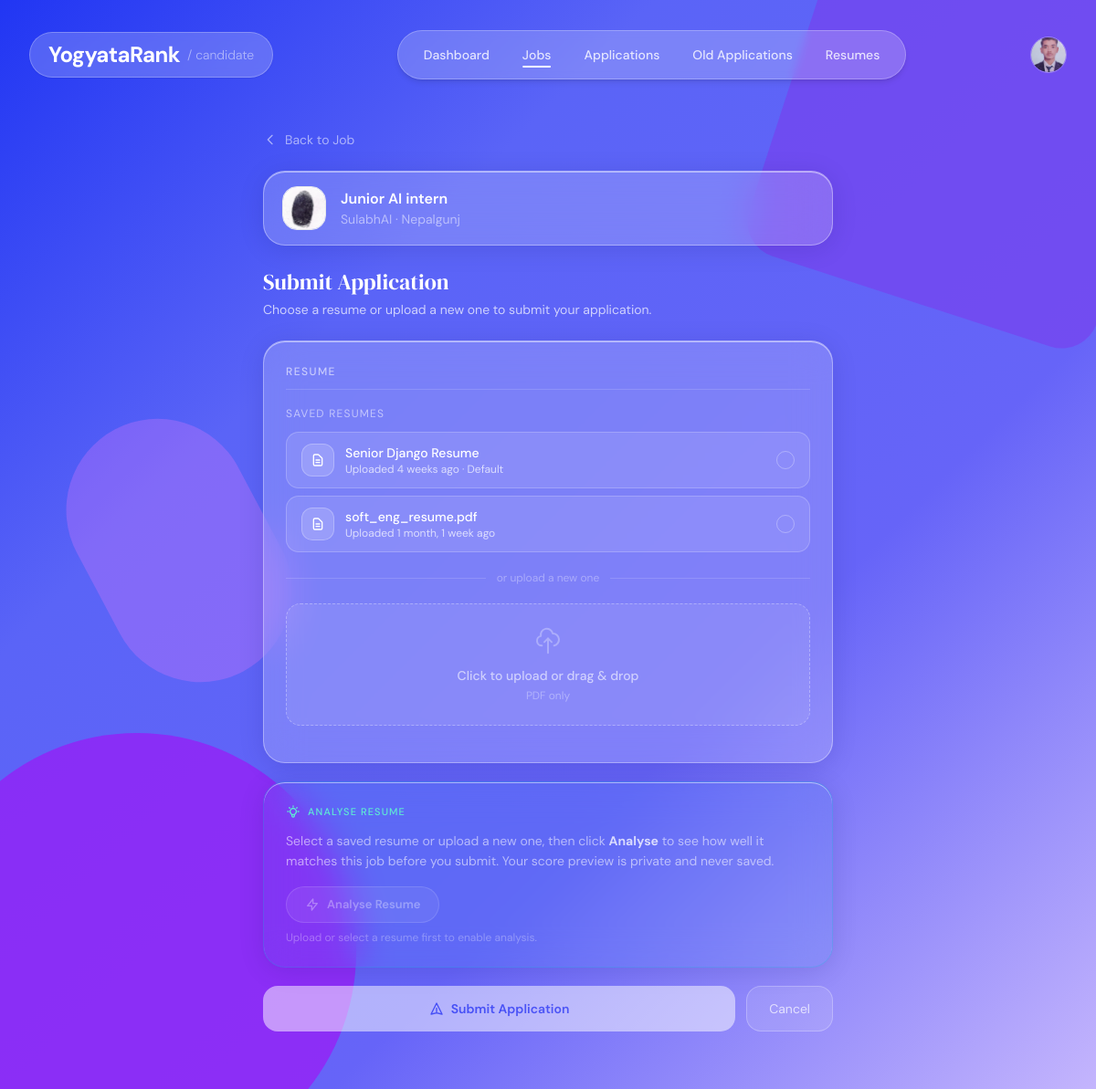
Page /applications/edit/1/ (signed in) on the earlier database version.
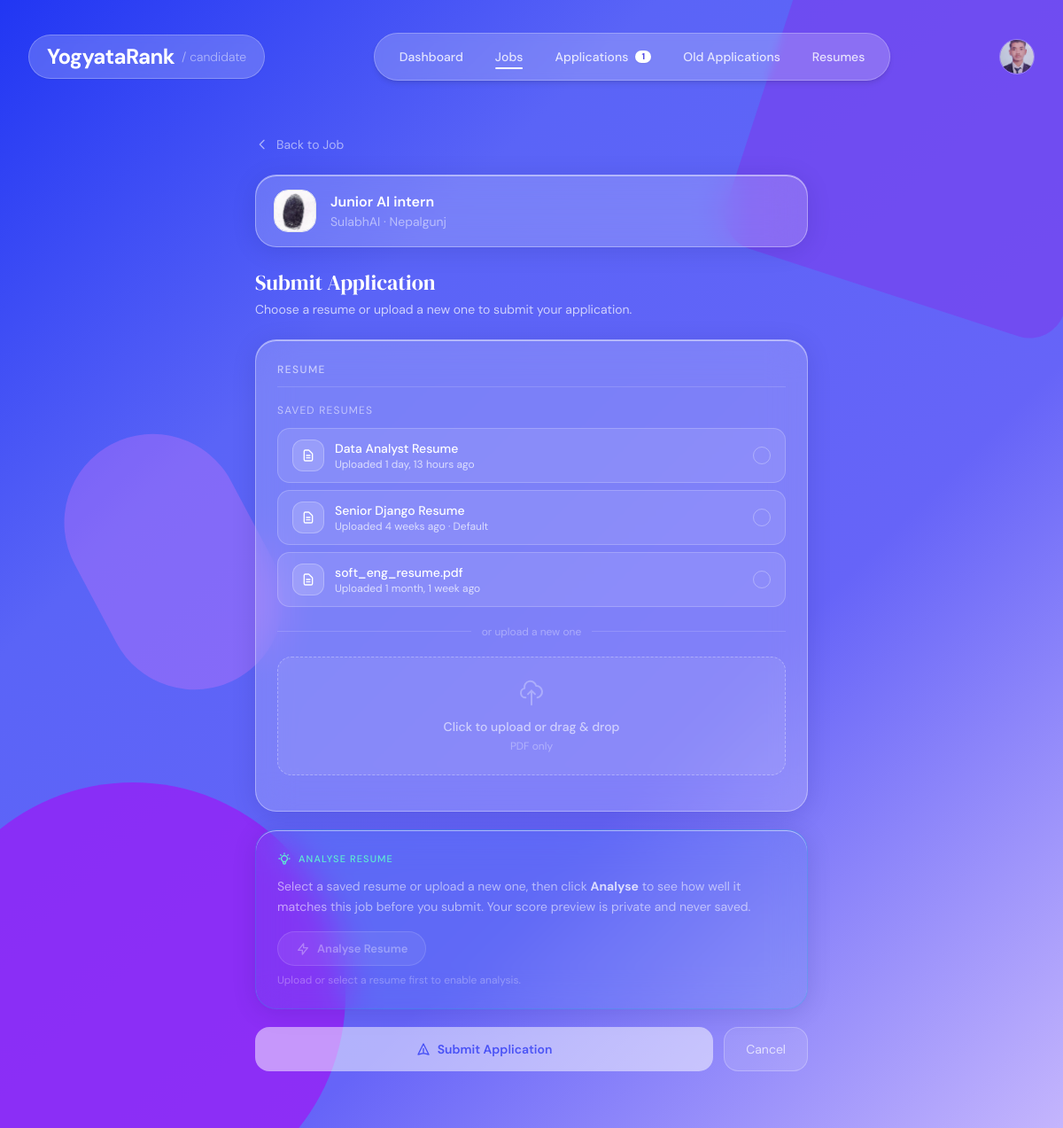
Same page on the later database version.
### applications/models.py (models this page shows, shortened)
class Resume(models.Model):
    candidate   = models.ForeignKey(
                    'accounts.CandidateProfile',
                    on_delete=models.CASCADE,
                    related_name="resumes",
                  )
    file        = models.FileField(upload_to="resumes/")
    label       = models.CharField(
                    max_length=100, blank=True,
                    help_text="Optional label, e.g. 'Software Engineer Resume v2'",
                  )
    uploaded_at = models.DateTimeField(auto_now_add=True)
    is_default  = models.BooleanField(default=False)
    class Meta:
        ordering = ["-uploaded_at"]
    @property
    def filename(self):
        return self.file.name.split("/")[-1]

### applications/views.py (the view)
# urls.py: path("edit/<int:application_id>/",       views.edit_application,         name="edit_application"),
@login_required
def edit_application(request, application_id):
    candidate = _get_candidate(request)
    if not candidate:
        messages.error(request, "Only candidate accounts can edit applications.")
        return redirect("company_dashboard")
    app = get_object_or_404(Application, id=application_id, candidate=candidate)
    allowed_statuses = [Application.Status.PENDING, Application.Status.REVIEWED, Application.Status.SHORTLISTED]
    if app.status not in allowed_statuses:
        messages.error(request, "Cannot edit this application at its current stage.")
        return redirect("application_list")
    job = app.job
    if request.method == "POST":
        form = ApplyJobForm(candidate, request.POST, request.FILES)
        if form.is_valid():
            existing = form.cleaned_data.get("existing_resume")
            new_file = form.cleaned_data.get("new_resume")
            if new_file:
                resume_obj = Resume.objects.create(
                    candidate=candidate,
                    file=new_file,
                    label=form.cleaned_data.get("resume_label") or "",
                )
            else:
                resume_obj = existing
            app.resume = resume_obj
            app.save(update_fields=['resume'])
            from screening.models import ScreeningResult
            from screening.utils import compute_match_score
            ScreeningResult.objects.filter(application=app).delete()
            sr = None
            try:
                hs_score = _parse_prescreen_score(request.POST.get("prescreen_score"))
                sr = ScreeningResult.objects.create(
                    application=app,
                    status=ScreeningResult.Status.PROCESSING,
                )
                if hs_score is not None:
                    sr.similarity_score    = float(hs_score)
                    sr.skill_score         = float(request.POST.get("prescreen_skill") or 0)
                    sr.experience_score    = float(request.POST.get("prescreen_exp") or 0)
                    sr.qualification_score = float(request.POST.get("prescreen_qual") or 0)
                    sr.cosine_score        = float(request.POST.get("prescreen_cos") or 0)
                    sr.extracted_skills    = ""
                    sr.matched_skills      = ""
                    sr.missing_skills      = ""
                    sr.summary             = "Pre-screened score updated via Edit."
                else:
                    score_data = compute_match_score(resume_obj.file, job)
                    sr.similarity_score    = score_data["score"]
                    sr.skill_score         = score_data.get("skill_score", 0)
                    sr.experience_score    = score_data.get("experience_score", 0)
                    sr.qualification_score = score_data.get("qualification_score", 0)
                    sr.cosine_score        = score_data.get("cosine_score", 0)
                    sr.extracted_skills    = score_data.get("extracted_skills", "")
                    sr.matched_skills      = score_data.get("matched_skills", "")
                    sr.missing_skills      = score_data.get("missing_skills", "")
                    sr.summary             = score_data.get("summary", "")
                sr.status              = ScreeningResult.Status.DONE
                sr.error_message       = ""
                sr.save()
                app.match_score = sr.similarity_score
                app.score_notes = sr.summary
                app.save(update_fields=["match_score", "score_notes"])
            except Exception as exc:
                if sr is not None:
                    try:
                        sr.status        = ScreeningResult.Status.FAILED
                        sr.error_message = str(exc)
                        sr.save(update_fields=["status", "error_message"])
                    except Exception:
                        pass
            messages.success(request, f'Application to "{job.title}" updated successfully!')
            return redirect("candidate_dashboard")
    else:
        init_data = {"existing_resume": app.resume.id} if app.resume else {}
        form = ApplyJobForm(candidate, initial=init_data)
    return render(request, "applications/apply_job.html", {
        "form":        form,
        "job":         job,
        "has_resumes": Resume.objects.filter(candidate=candidate).exists(),
        "is_edit": True,
        "application": app,
    })

### applications/context_processors.py (called while the page is built)
def active_applications_count(request):
    context = {}
    if not request.user.is_authenticated:
        return context
    from django.db.models import Q as _Q
    candidate = CandidateProfile.objects.filter(user=request.user).first()
    context['candidate'] = candidate
    if candidate:
        context['company'] = None
        today = date.today()
        count = (
            Application.objects
            .filter(candidate=candidate)
            .exclude(status__in=[
                Application.Status.WITHDRAWN,
                Application.Status.REJECTED,
            ])
            .exclude(job__deadline__lt=today)
            .count()
        )
        context['active_app_count'] = count
    else:
        from accounts.models import CompanyProfile
        company = CompanyProfile.objects.filter(user=request.user).first()
        context['company'] = company
    return context

### applications/views.py (called while the page is built)
def _get_candidate(request):
    return getattr(request.user, "candidateprofile", None)

### templates/applications/apply_job.html (shortened to what the changed rows need)
{% extends "candidate_base.html" %}
{% block main_content %}
<main class="max-w-2xl mx-auto px-4 md:px-6 pt-[12vh] pb-16 relative z-10">
  <div class="mb-6">
    <h1 class="font-serif-display text-2xl text-white">Submit Application</h1>
  </div>
  <form method="post" enctype="multipart/form-data" novalidate id="apply-form">
    <div class="flex flex-col gap-5">
      <div class="glass-card rounded-3xl p-6">
        {% if form.existing_resume.field.queryset.exists %}
        <div class="flex flex-col gap-2 mb-5" id="saved-resume-list">
          {% for resume in form.existing_resume.field.queryset %}
          <label class="resume-option flex items-center gap-3 {% if form.existing_resume.value == resume.pk|stringformat:'s' %}selected{% endif %}"
                 id="label-resume-{{ resume.pk }}">
            <div class="w-9 h-9 rounded-xl bg-white/15 border border-white/25 flex items-center justify-center shrink-0">
              <svg class="w-4 h-4 text-white" fill="none" stroke="currentColor" viewBox="0 0 24 24">
                <path stroke-linecap="round" stroke-linejoin="round" stroke-width="2"
                      d="M9 12h6m-6 4h6m2 5H7a2 2 0 01-2-2V5a2 2 0 012-2h5.586a1 1 0 01.707.293l5.414 5.414a1 1 0 01.293.707V19a2 2 0 01-2 2z"/>
              </svg>
            </div>
            <div class="flex-1 min-w-0">
              <p class="text-white text-sm font-medium truncate">{{ resume.label|default:resume.filename }}</p>
              <p class="text-white/70 text-xs">Uploaded {{ resume.uploaded_at|timesince }} ago{% if resume.is_default %} · Default{% endif %}</p>
            </div>
            <div id="check-{{ resume.pk }}"
                 class="w-5 h-5 rounded-full border border-white/30 flex items-center justify-center shrink-0
                        {% if form.existing_resume.value == resume.pk|stringformat:'s' %}bg-white/90{% endif %}">
            </div>
          </label>
          {% endfor %}
        </div>
        {% endif %}
      </div>
    </div>
  </form>
</main>
{% endblock %}

### templates/candidate_base.html (shortened to what this page needs)
{% load static tailwind_tags %}
<!DOCTYPE html>
<html lang="en">
<head>
  {% tailwind_css %}
</head>
<body class="min-h-screen">
  <div class="bg-canvas">
    <div class="shape-bl"></div>
    <div class="shape-tr"></div>
    <div class="shape-mid"></div>
  </div>
  {% block navbar %}
  <header class="fixed top-0 left-0 w-full z-50">
    <div class="w-full px-4 md:px-8 flex items-center justify-between h-[10vh]">
      <a href="{% url 'candidate_dashboard' %}"
         class="flex items-center gap-2 backdrop-blur-sm bg-white/20 border border-white/25 rounded-full px-3 md:px-5 py-2 shadow-sm hover:bg-white/25 transition-all">
        <span class="text-xl md:text-2xl text-white tracking-tight font-bold">YogyataRank</span>
        <span class="hidden sm:block text-sm text-white/50 font-light">/ candidate</span>
      </a>
      <nav class="hidden md:flex items-center gap-1 backdrop-blur-sm bg-white/20 border border-white/25 rounded-full px-3 py-2 shadow-md">
        <a href="{% url 'candidate_dashboard' %}"
           class="nav-link {% block nav_dashboard %}{% endblock %} px-4 py-2 rounded-full text-sm font-medium text-white/80 hover:text-white hover:bg-white/15 transition-all">
          Dashboard
        </a>
        <a href="{% url 'job_list' %}"
           class="nav-link {% block nav_jobs %}{% endblock %} px-4 py-2 rounded-full text-sm font-medium text-white/80 hover:text-white hover:bg-white/15 transition-all">
          Jobs
        </a>
        <a href="{% url 'application_list' %}"
           class="nav-link {% block nav_applications %}{% endblock %} px-4 py-2 rounded-full text-sm font-medium text-white/80 hover:text-white hover:bg-white/15 transition-all flex items-center gap-2">
          Applications
          {% if active_app_count > 0 %}
          <span class="bg-white text-indigo-600 text-[10px] font-bold px-1.5 py-0.5 rounded-full leading-none min-w-[18px] text-center shadow-sm">
            {{ active_app_count }}
          </span>
          {% endif %}
        </a>
        <a href="{% url 'old_application_list' %}"
           class="nav-link {% block nav_old_applications %}{% endblock %} px-4 py-2 rounded-full text-sm font-medium text-white/80 hover:text-white hover:bg-white/15 transition-all">
          Old Applications
        </a>
        <a href="{% url 'resume_manager' %}"
           class="nav-link {% block nav_resumes %}{% endblock %} px-4 py-2 rounded-full text-sm font-medium text-white/80 hover:text-white hover:bg-white/15 transition-all">
          Resumes
        </a>
      </nav>
      <div class="flex items-center gap-2">
        <a href="{% url 'candidate_edit_profile' %}"
           title="Edit Profile"
           class="flex-shrink-0">
          {% block nav_avatar %}
          {% if candidate and candidate.profile_picture %}
            <img src="{{ candidate.profile_picture.url }}"
                 alt="Profile"
                 class="h-10 w-10 rounded-full border border-white/30 object-cover hover:opacity-90 transition-all"/>
          {% endif %}
          {% endblock %}
        </a>
      </div>
    </div>
  </header>
  {% endblock navbar %}
  {% block main_content %}{% endblock %}
</body>
</html>

Differences in the rows shown:
added Resume: label "Data Analyst Resume", uploaded_at "1 day, 13 hours"
Other differences:
{{ active_app_count }}: (not shown) → "1"
